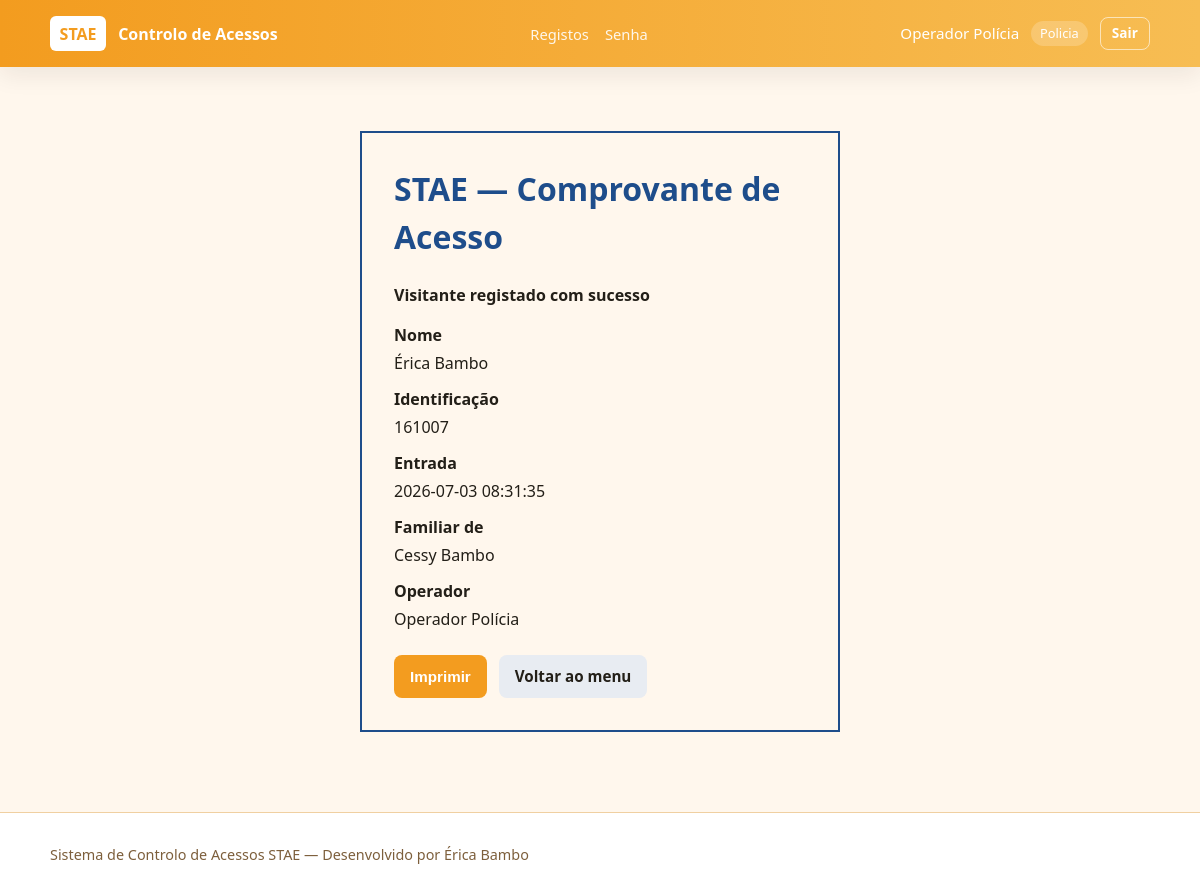
The page /comprovante/1 (signed in) on the database its author committed.
### tables this page shows
CREATE TABLE operadores (
                    id INTEGER PRIMARY KEY AUTOINCREMENT,
                    nome TEXT NOT NULL,
                    usuario TEXT NOT NULL UNIQUE,
                    senha_hash TEXT NOT NULL,
                    tipo TEXT NOT NULL,
                    ativo INTEGER NOT NULL DEFAULT 1,
                    criado_em TIMESTAMP NOT NULL DEFAULT CURRENT_TIMESTAMP
                );

CREATE TABLE registos_acesso (
                    id INTEGER PRIMARY KEY AUTOINCREMENT,
                    tipo TEXT NOT NULL,
                    nome TEXT NOT NULL,
                    tipo_documento TEXT NOT NULL DEFAULT 'BI',
                    identificacao TEXT NOT NULL,
                    contacto_visitante TEXT,
                    contacto_visitado TEXT,
                    eh_familiar INTEGER NOT NULL DEFAULT 0,
                    departamento TEXT,
                    motivo_visita TEXT,
                    proveniencia TEXT,
                    bens_declarados TEXT,
                    valores_monetarios TEXT,
                    seguranca_armas TEXT DEFAULT 'Nenhuma Arma Detetada',
                    substancias_retidas TEXT,
                    foto_documento TEXT,
                    funcionario_visitado TEXT,
                    operador_id INTEGER NOT NULL,
                    registrado_em TIMESTAMP NOT NULL DEFAULT CURRENT_TIMESTAMP,
                    saida_em TIMESTAMP,
                    FOREIGN KEY (operador_id) REFERENCES operadores (id) ON DELETE CASCADE
                );

### app/routes/registos.py (the view)
@registos_bp.route("/comprovante/<int:registo_id>")
def comprovante(registo_id):
    redirecionar = _requer_login() or _requer_permissao("comprovante")
    if redirecionar:
        return redirecionar
    registo = get_registo_por_id(registo_id)
    if not registo:
        flash("Registo não encontrado.", "erro")
        return redirect(url_for("registos.menu"))
    return render_template("comprovante.html", registo=registo)

### app/backend.py (called while the page is built, shortened)
def _is_testing():
    return os.environ.get("FLASK_ENV") == "testing" or os.environ.get("PYTEST_CURRENT_TEST") is not None

def _get_sqlite_path(url_or_path=None):
    candidate = url_or_path or os.environ.get("STAE_SQLITE_PATH", DATABASE_PATH)
    if candidate.startswith("sqlite:///"):
        candidate = candidate.replace("sqlite:///", "", 1)
    if candidate.startswith("sqlite://"):
        candidate = candidate.replace("sqlite://", "", 1)
    return candidate

def get_registo_por_id(registo_id):
    with BACKEND.get_db() as conn:
        with conn.cursor() as cursor:
            param = "?" if BACKEND.kind == "sqlite" else "%s"
            cursor.execute(
                f"""
                SELECT r.*, o.nome AS operador_nome, o.tipo AS operador_tipo
                FROM registos_acesso r
                JOIN operadores o ON o.id = r.operador_id
                WHERE r.id = {param}
                """,
                (registo_id,),
            )
            row = cursor.fetchone()
            return dict(row) if row else None

    def __enter__(self):
        return self.cursor

    def __exit__(self, exc_type, exc_val, exc_tb):
        self.cursor.close()

    def cursor(self):
        return SQLiteCursorWrapper(self.conn.cursor())

    def commit(self):
        self.conn.commit()

    def close(self):
        self.conn.close()

    def get_connection(self):
        if _is_testing():
            conn = sqlite3.connect("banco_teste.db")
            conn.row_factory = lambda cursor, row: {col[0]: row[idx] for idx, col in enumerate(cursor.description)}
            conn.execute("PRAGMA foreign_keys = ON")
            return SQLiteConnectionWrapper(conn)
        sqlite_path = _get_sqlite_path(DB_URL if DB_URL and str(DB_URL).startswith("sqlite") else os.environ.get("STAE_SQLITE_PATH", DATABASE_PATH))
        sqlite_dir = os.path.dirname(sqlite_path) or "."
        os.makedirs(sqlite_dir, exist_ok=True)
        conn = sqlite3.connect(sqlite_path)
        conn.row_factory = lambda cursor, row: {col[0]: row[idx] for idx, col in enumerate(cursor.description)}
        conn.execute("PRAGMA foreign_keys = ON")
        return SQLiteConnectionWrapper(conn)

### app/routes/registos.py (called while the page is built)
def _requer_login():
    if not session.get("operador_id"):
        return redirect(url_for("auth.login"))
    return None

### app/utils/permissions.py (called while the page is built)
def tem_permissao(tipo_operador, permissao):
    return permissao in PERMISSOES.get(tipo_operador, set())

### templates/comprovante.html (shortened to what this page needs)
{% extends "base.html" %}
{% block content %}
    <div class="comprovante">
        <h1>STAE — Comprovante de Acesso</h1>
        <p><strong>Visitante registado com sucesso</strong></p>
        <dl>
            <dt>Nome</dt>
            <dd>{{ registo.nome }}</dd>
            <dt>Identificação</dt>
            <dd>{{ registo.identificacao }}</dd>
            <dt>Entrada</dt>
            <dd>{{ registo.registrado_em }}</dd>
            {% if registo.eh_familiar %}
            <dt>Familiar de</dt>
            <dd>{{ registo.funcionario_visitado }}</dd>
            {% else %}
            <dt>Departamento</dt>
            <dd>{{ registo.departamento }}</dd>
            <dt>Motivo</dt>
            <dd>{{ registo.motivo_visita }}</dd>
            {% endif %}
            <dt>Operador</dt>
            <dd>{{ registo.operador_nome }}</dd>
        </dl>
        <div class="no-print" style="margin-top: 1.5rem; display: flex; gap: 0.75rem;">
            <button onclick="window.print()" class="btn btn-primary">Imprimir</button>
            <a href="{{ url_for('registos.menu') }}" class="btn btn-secondary">Voltar ao menu</a>
        </div>
    </div>
{% endblock %}

### templates/base.html (shortened to what this page needs)
<!DOCTYPE html>
<html lang="pt">
<head>
    <link rel="stylesheet" href="{{ url_for('static', filename='css/style.css') }}">
</head>
<body>
    <header class="topbar">
        <div class="container topbar-inner">
            <div class="brand">
                <span class="brand-mark">STAE</span>
                <span class="brand-text">Controlo de Acessos</span>
            </div>
            {% if session.get('operador_nome') %}
            <nav class="nav-links">
                <a href="{{ url_for('registos.menu') }}">Registos</a>
                <a href="{{ url_for('admin.alterar_senha') }}">Senha</a>
            </nav>
            <div class="user-info">
                <span>{{ session.operador_nome }}</span>
                <span class="badge">{{ session.operador_tipo }}</span>
                <a class="btn btn-outline btn-sm" href="{{ url_for('auth.logout') }}">Sair</a>
            </div>
            {% endif %}
        </div>
    </header>
    <main class="container main-content">
        {% block content %}{% endblock %}
    </main>
    <footer class="footer">
        <div class="container">
            <p>Sistema de Controlo de Acessos STAE &mdash; Desenvolvido por Érica Bambo</p>
        </div>
    </footer>
</body>
</html>

### static/css/style.css (style rules this page uses)
:root { --bg: #fff7ed; --surface: #ffffff; --text: #231f18; --muted: #7d5f3c; --primary: #f39c1f; --primary-hover: #d97b12; --border: #f0d0a1; --success: #2f7b3c; --success-bg: #e9f4e8; --error: #b42318; --error-bg: #fdecea; --shadow: 0 8px 24px rgba(35, 30, 22, 0.08); }
* { box-sizing: border-box; }
body { margin: 0; font-family: "Segoe UI", Tahoma, Geneva, Verdana, sans-serif; background: var(--bg); color: var(--text); line-height: 1.5; min-height: 100vh; }
.container { width: min(1100px, 92%); margin: 0 auto; }
.topbar { background: linear-gradient(90deg, #f39c1f 0%, #f7bd53 100%); color: #fff; padding: 1rem 0; box-shadow: var(--shadow); }
.topbar-inner { display: flex; justify-content: space-between; align-items: center; gap: 1rem; }
.brand { display: flex; align-items: center; gap: 0.75rem; }
.brand-mark { background: #fff; color: var(--primary); font-weight: 700; padding: 0.35rem 0.6rem; border-radius: 6px; }
.brand-text { font-weight: 600; }
.user-info { display: flex; align-items: center; gap: 0.75rem; font-size: 0.95rem; }
.badge { background: rgba(255, 255, 255, 0.2); padding: 0.2rem 0.55rem; border-radius: 999px; font-size: 0.8rem; }
.main-content { padding: 2rem 0 3rem; }
.footer { border-top: 1px solid var(--border); background: var(--surface); padding: 1rem 0; color: var(--muted); font-size: 0.9rem; }
.btn { display: inline-block; border: none; border-radius: 8px; padding: 0.65rem 1rem; font-size: 0.95rem; font-weight: 600; cursor: pointer; text-decoration: none; transition: background 0.15s ease; }
.btn-primary { background: var(--primary); color: #fff; }
.btn-secondary { background: #e8ecf2; color: var(--text); }
.btn-outline { background: transparent; color: #fff; border: 1px solid rgba(255, 255, 255, 0.6); }
.btn-sm { padding: 0.35rem 0.7rem; font-size: 0.85rem; }
.nav-links { display: flex; gap: 1rem; flex-wrap: wrap; }
.nav-links a { color: #fff; text-decoration: none; font-size: 0.92rem; opacity: 0.9; }

### templates/comprovante.html (style rules this page uses)
.comprovante { max-width: 480px; margin: 2rem auto; padding: 2rem; border: 2px solid #1e4d8b; }
.comprovante h1 { margin-top: 0; color: #1e4d8b; }
.comprovante dt { font-weight: 600; margin-top: 0.75rem; }
.comprovante dd { margin: 0.25rem 0 0; }

### rows shown on the page
operadores: operador_nome "Operador Polícia"
registos_acesso: nome "Érica Bambo", identificacao "161007", registrado_em "2026-07-03 08:31:35", funcionario_visitado "Cessy Bambo"

### other values the page prints
{{ session.operador_tipo }} "Policia"
